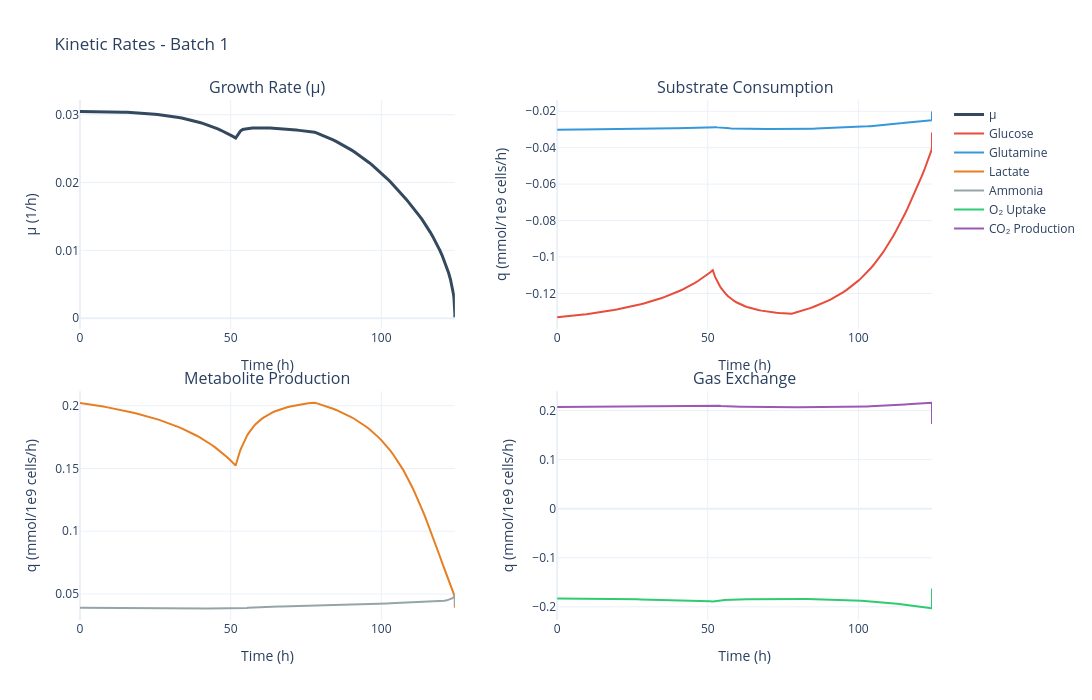

The notebook cell saved with this chart:
### Code cell
# Specific rates (mu, q_Glc, q_Gln, q_Lac, q_O2, etc.)
fig = data.plot_kinetic_rates(batch_number=BATCH_NUMBER)
fig.show()

### Figure 1 — Plotly figure (JSON) as saved in the notebook; plotly's stock layout.template omitted (floating-point values rounded to 4 significant figures; data arrays with more than 128 entries replaced by an {"elided": "..."} marker saying what was removed)
{"data": [{"line": {"color": "#34495E", "width": 3}, "mode": "lines", "name": "μ", "type": "scatter", "x": {"elided": "210 float values"}, "xaxis": "x", "y": {"elided": "210 float values"}, "yaxis": "y"}, {"line": {"color": "#E74C3C", "width": 2}, "mode": "lines", "name": "Glucose", "type": "scatter", "x": {"elided": "210 float values"}, "xaxis": "x2", "y": {"elided": "210 float values"}, "yaxis": "y2"}, {"line": {"color": "#3498DB", "width": 2}, "mode": "lines", "name": "Glutamine", "type": "scatter", "x": {"elided": "210 float values"}, "xaxis": "x2", "y": {"elided": "210 float values"}, "yaxis": "y2"}, {"line": {"color": "#E67E22", "width": 2}, "mode": "lines", "name": "Lactate", "type": "scatter", "x": {"elided": "210 float values"}, "xaxis": "x3", "y": {"elided": "210 float values"}, "yaxis": "y3"}, {"line": {"color": "#95A5A6", "width": 2}, "mode": "lines", "name": "Ammonia", "type": "scatter", "x": {"elided": "210 float values"}, "xaxis": "x3", "y": {"elided": "210 float values"}, "yaxis": "y3"}, {"line": {"color": "#2ECC71", "width": 2}, "mode": "lines", "name": "O₂ Uptake", "type": "scatter", "x": {"elided": "210 float values"}, "xaxis": "x4", "y": {"elided": "210 float values"}, "yaxis": "y4"}, {"line": {"color": "#9B59B6", "width": 2}, "mode": "lines", "name": "CO₂ Production", "type": "scatter", "x": {"elided": "210 float values"}, "xaxis": "x4", "y": {"elided": "210 float values"}, "yaxis": "y4"}], "layout": {"annotations": [{"font": {"size": 16}, "showarrow": false, "text": "Growth Rate (μ)", "x": 0.22, "xanchor": "center", "xref": "paper", "y": 1, "yanchor": "bottom", "yref": "paper"}, {"font": {"size": 16}, "showarrow": false, "text": "Substrate Consumption", "x": 0.78, "xanchor": "center", "xref": "paper", "y": 1, "yanchor": "bottom", "yref": "paper"}, {"font": {"size": 16}, "showarrow": false, "text": "Metabolite Production", "x": 0.22, "xanchor": "center", "xref": "paper", "y": 0.44, "yanchor": "bottom", "yref": "paper"}, {"font": {"size": 16}, "showarrow": false, "text": "Gas Exchange", "x": 0.78, "xanchor": "center", "xref": "paper", "y": 0.44, "yanchor": "bottom", "yref": "paper"}], "height": 700, "hovermode": "x unified", "legend": {"x": 1.02, "xanchor": "left", "y": 1, "yanchor": "top"}, "showlegend": true, "title": {"text": "Kinetic Rates - Batch 1"}, "width": 1200, "xaxis": {"anchor": "y", "domain": [0, 0.44], "title": {"text": "Time (h)"}}, "xaxis2": {"anchor": "y2", "domain": [0.56, 1], "title": {"text": "Time (h)"}}, "xaxis3": {"anchor": "y3", "domain": [0, 0.44], "title": {"text": "Time (h)"}}, "xaxis4": {"anchor": "y4", "domain": [0.56, 1], "title": {"text": "Time (h)"}}, "yaxis": {"anchor": "x", "domain": [0.56, 1], "title": {"text": "μ (1/h)"}}, "yaxis2": {"anchor": "x2", "domain": [0.56, 1], "title": {"text": "q (mmol/1e9 cells/h)"}}, "yaxis3": {"anchor": "x3", "domain": [0, 0.44], "title": {"text": "q (mmol/1e9 cells/h)"}}, "yaxis4": {"anchor": "x4", "domain": [0, 0.44], "title": {"text": "q (mmol/1e9 cells/h)"}}}}
